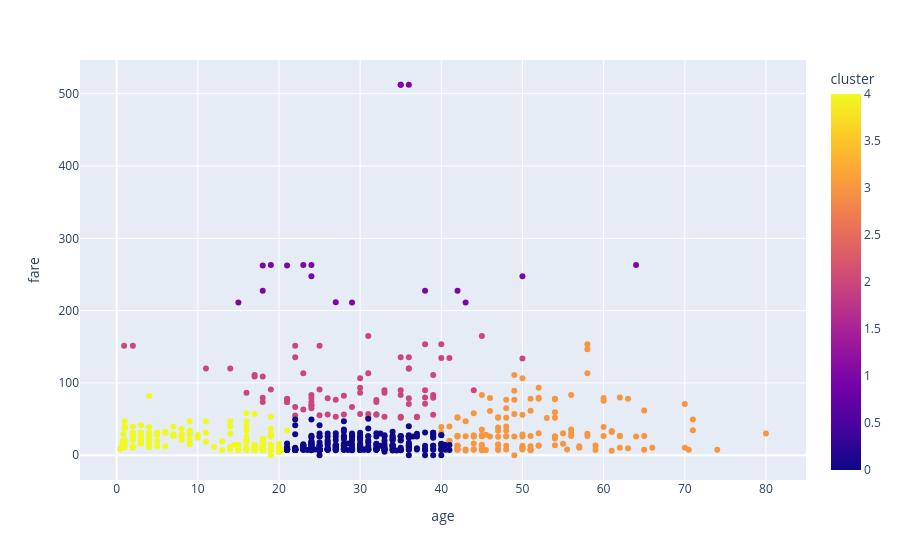

Notebook code cell kept with this figure:
### Code cell
import plotly.express as px
fig = px.scatter(df, x='age', y='fare' , color='cluster')
fig.show()

### Figure 1 — Plotly figure (JSON) as saved in the notebook; plotly's stock layout.template omitted (floating-point values rounded to 4 significant figures; data arrays with more than 128 entries replaced by an {"elided": "..."} marker saying what was removed)
{"data": [{"hovertemplate": "age=%{x}<br>fare=%{y}<br>cluster=%{marker.color}<extra></extra>", "legendgroup": "", "marker": {"color": {"elided": "891 int values"}, "coloraxis": "coloraxis", "symbol": "circle"}, "mode": "markers", "name": "", "orientation": "v", "showlegend": false, "type": "scatter", "x": {"elided": "891 float values"}, "xaxis": "x", "y": {"elided": "891 float values"}, "yaxis": "y"}], "layout": {"coloraxis": {"colorbar": {"title": {"text": "cluster"}}, "colorscale": [[0, "#0d0887"], [0.1111, "#46039f"], [0.2222, "#7201a8"], [0.3333, "#9c179e"], [0.4444, "#bd3786"], [0.5556, "#d8576b"], [0.6667, "#ed7953"], [0.7778, "#fb9f3a"], [0.8889, "#fdca26"], [1, "#f0f921"]]}, "legend": {"tracegroupgap": 0}, "margin": {"t": 60}, "xaxis": {"anchor": "y", "domain": [0, 1], "title": {"text": "age"}}, "yaxis": {"anchor": "x", "domain": [0, 1], "title": {"text": "fare"}}}}
